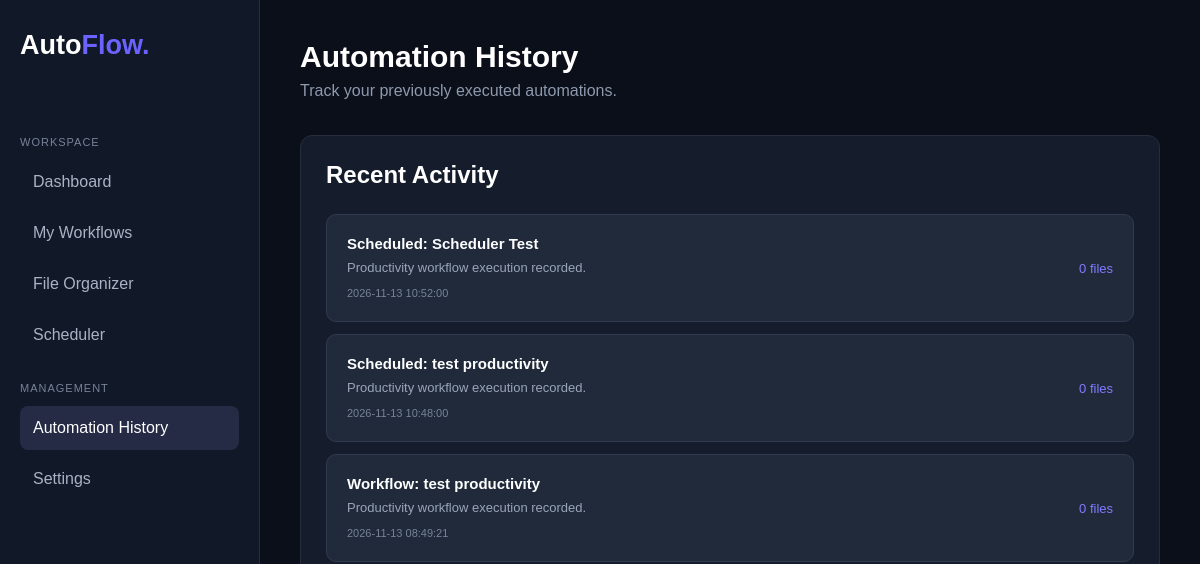
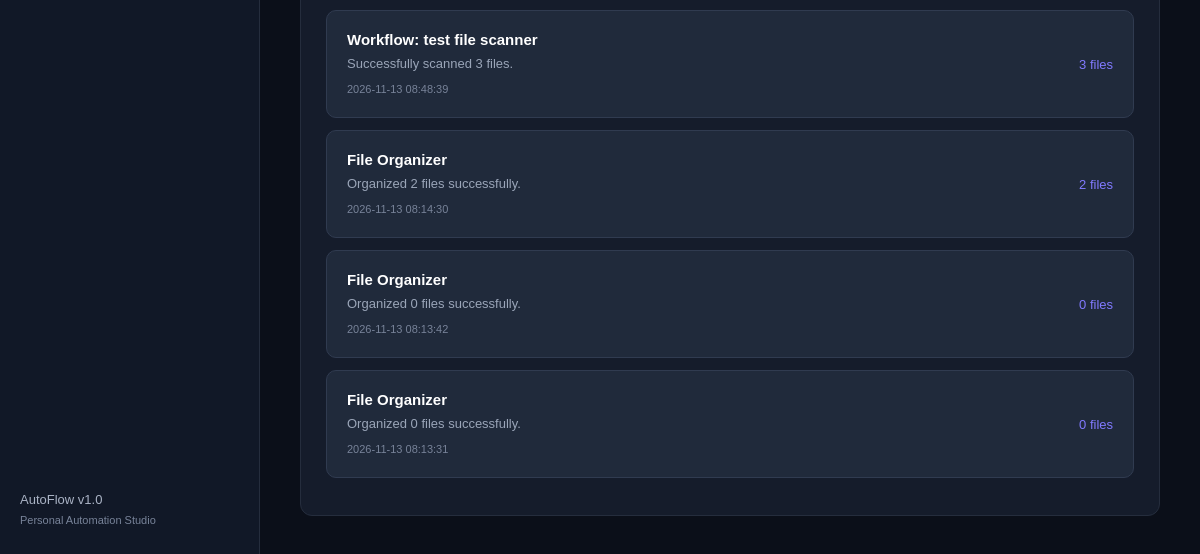
Before: /history with the older database file (2 pictures, top to bottom).
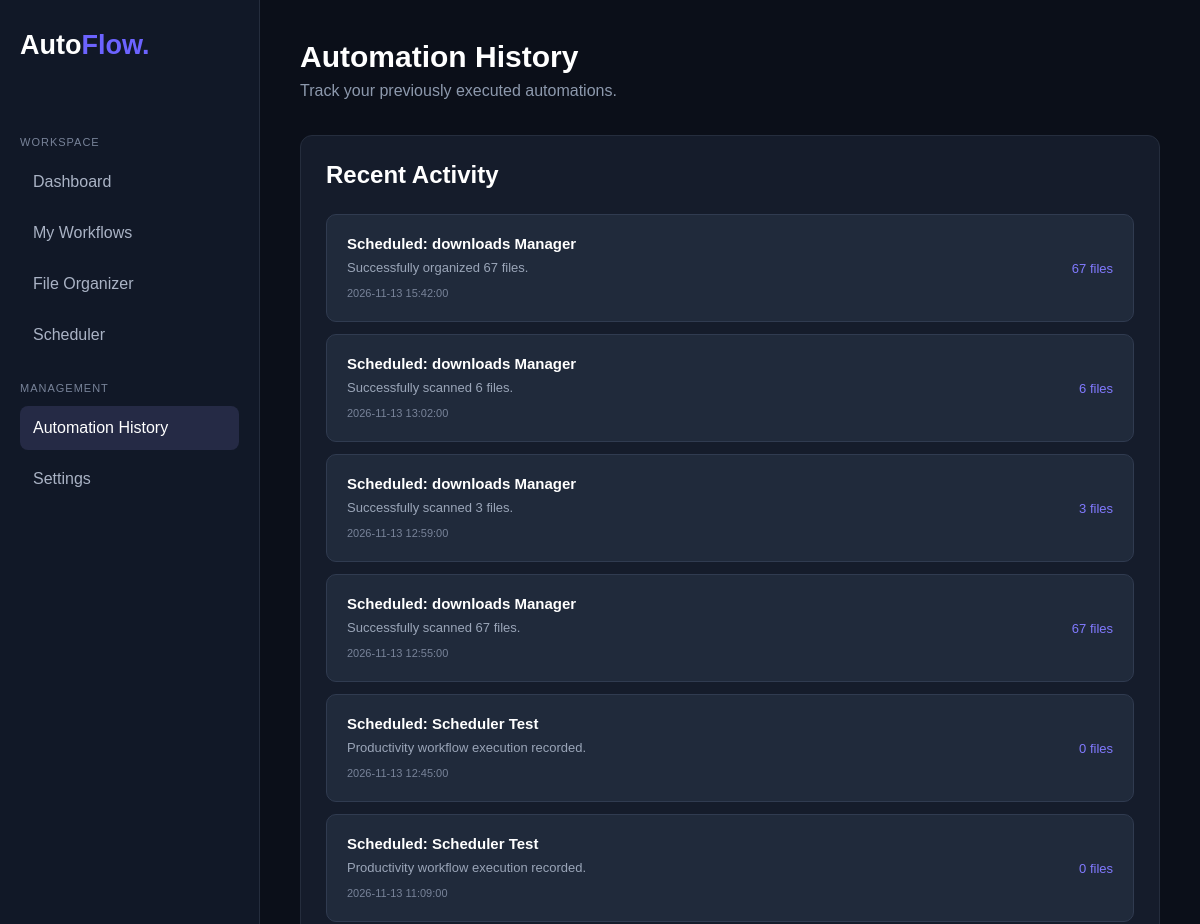
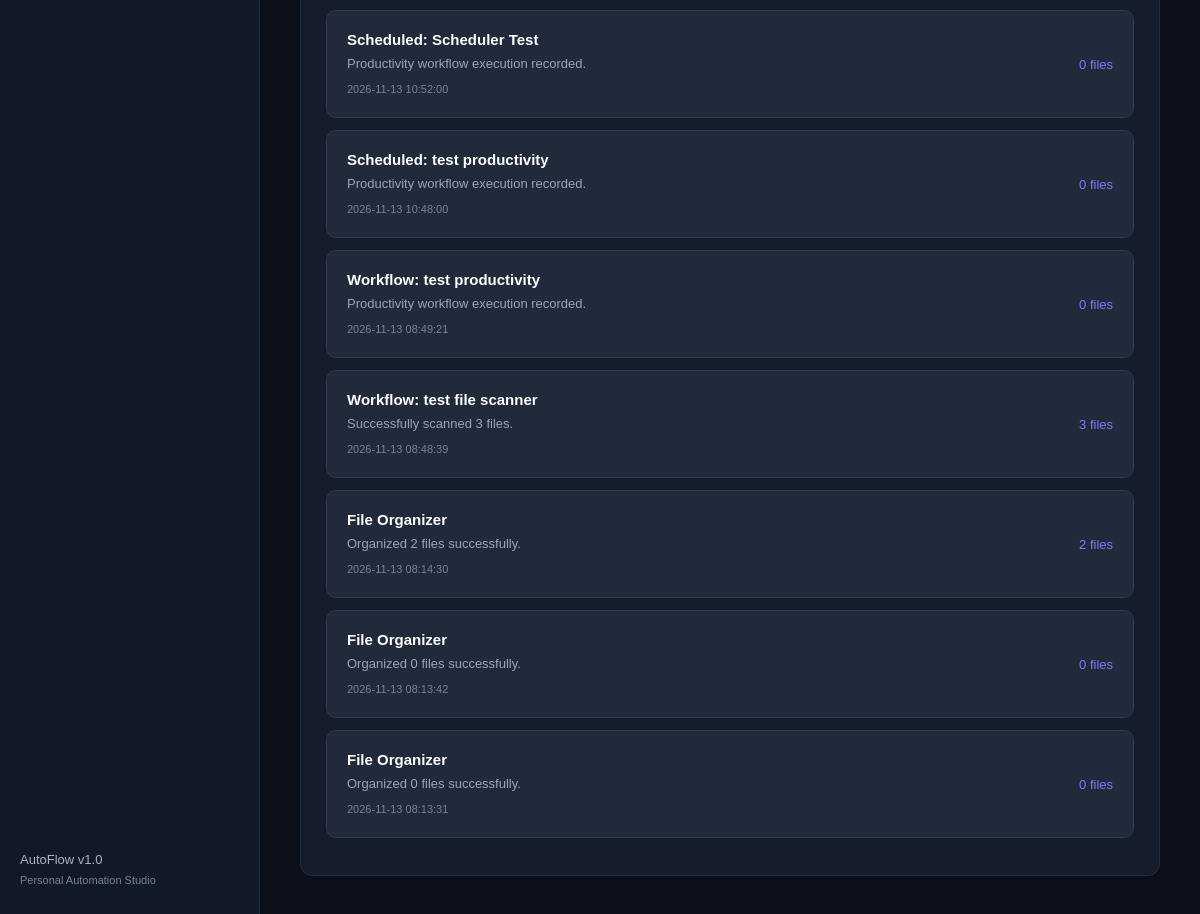
After: the same page with the newer database file (2 pictures, top to bottom).
### tables this page shows
CREATE TABLE history (
                id INTEGER PRIMARY KEY AUTOINCREMENT,
                action TEXT NOT NULL,
                details TEXT NOT NULL,
                files_moved INTEGER DEFAULT 0,
                created_at TIMESTAMP DEFAULT CURRENT_TIMESTAMP
            );

### app.py (the view)
@app.route("/history")
def history_page():
    history = get_history()
    return render_template(
        "history.html",
        history=history
    )

### storage.py (called while the page is built)
def get_connection():
    connection = sqlite3.connect(DATABASE_PATH)
    connection.row_factory = sqlite3.Row
    return connection

def get_history():
    with get_connection() as connection:
        rows = connection.execute(
            "SELECT * FROM history ORDER BY id DESC"
        ).fetchall()
    return [dict(row) for row in rows]

### templates/history.html (shortened to what this page needs)
<!DOCTYPE html>
<html lang="en">
<head>
    <link rel="stylesheet"
          href="{{ url_for('static', filename='css/style.css') }}">
</head>
<body>
<div class="app-container">
    <aside class="sidebar">
        <div class="logo">
            <h2>Auto<span>Flow.</span></h2>
        </div>
        <nav>
            <p class="nav-heading">WORKSPACE</p>
            <a href="/" class="nav-link">Dashboard</a>
            <a href="/workflows" class="nav-link">My Workflows</a>
            <a href="/organizer" class="nav-link">File Organizer</a>
            <a href="#" class="nav-link">Scheduler</a>
            <p class="nav-heading">MANAGEMENT</p>
            <a href="/history" class="nav-link active">
                Automation History
            </a>
            <a href="#" class="nav-link">Settings</a>
        </nav>
        <div class="sidebar-bottom">
            <p>AutoFlow v1.0</p>
            <span>Personal Automation Studio</span>
        </div>
    </aside>
    <main class="main-content">
        <header class="topbar">
            <div>
                <h1>Automation History</h1>
                <p>Track your previously executed automations.</p>
            </div>
        </header>
        <section class="panel">
            <div class="panel-heading">
                <h2>Recent Activity</h2>
            </div>
            {% if history %}
                {% for item in history %}
                <div class="history-item">
                    <div class="history-info">
                        <h3>{{ item.action }}</h3>
                        <p>{{ item.details }}</p>
                        <span>{{ item.created_at }}</span>
                    </div>
                    <div class="history-count">
                        {{ item.files_moved }} files
                    </div>
                </div>
                {% endfor %}
            {% else %}
                <div class="empty-state">
                    <h3>No activity yet</h3>
                    <p>Your automation history will appear here.</p>
                </div>
            {% endif %}
        </section>
    </main>
</div>
</body>
</html>

### static/css/style.css (style rules this page uses)
* { margin: 0; padding: 0; box-sizing: border-box; }
body { font-family: Arial, sans-serif; background: #0b0f19; color: #ffffff; }
.app-container { display: flex; min-height: 100vh; }
.sidebar { width: 250px; background: #111827; padding: 30px 20px; display: flex; flex-direction: column; border-right: 1px solid #252d3d; }
.logo { margin-bottom: 50px; }
.logo h2 { font-size: 27px; }
.logo span { color: #6c63ff; }
.nav-heading { font-size: 11px; color: #788399; margin: 25px 0 12px; letter-spacing: 1px; }
.nav-link { display: block; text-decoration: none; color: #aab3c5; padding: 13px; margin-bottom: 7px; border-radius: 8px; transition: 0.2s; }
.nav-link:hover, .nav-link.active { background: #252a45; color: #ffffff; }
.sidebar-bottom { margin-top: auto; color: #aab3c5; font-size: 13px; }
.sidebar-bottom span { display: block; margin-top: 7px; color: #788399; font-size: 11px; }
.main-content { flex: 1; padding: 40px; }
.topbar { display: flex; justify-content: space-between; align-items: center; margin-bottom: 35px; }
.topbar h1 { font-size: 30px; margin-bottom: 8px; }
.topbar p { color: #8d99ad; }
.panel { background: #151c2b; padding: 25px; border: 1px solid #252d3d; border-radius: 12px; min-height: 280px; }
.panel-heading { display: flex; justify-content: space-between; margin-bottom: 25px; }
.history-item { display: flex; justify-content: space-between; align-items: center; gap: 15px; background: #202a3b; border: 1px solid #303b50; padding: 20px; border-radius: 10px; margin-bottom: 12px; }
.history-info h3 { font-size: 15px; margin-bottom: 8px; }
.history-info p { color: #9aa5b8; font-size: 13px; margin-bottom: 8px; }
.history-info span { color: #788399; font-size: 11px; }
.history-count { color: #817aff; font-size: 13px; white-space: nowrap; }
.sidebar { width: 260px; min-width: 260px; min-height: 100vh; background: #111827; padding: 30px 20px; display: flex; flex-direction: column; border-right: 1px solid #252d3d; flex-shrink: 0; }
.main-content { flex: 1; min-width: 0; padding: 40px; overflow-x: hidden; }

Changed rows visible on the page:
added history: action "Scheduled: downloads Manager", details "Successfully organized 67 files.", created_at "2026-11-13 15:42:00", files_moved "67"
added history: action "Scheduled: downloads Manager", details "Successfully scanned 6 files.", created_at "2026-11-13 13:02:00", files_moved "6"
added history: action "Scheduled: downloads Manager", details "Successfully scanned 3 files.", created_at "2026-11-13 12:59:00", files_moved "3"
added history: action "Scheduled: downloads Manager", details "Successfully scanned 67 files.", created_at "2026-11-13 12:55:00", files_moved "67"
added history: action "Scheduled: Scheduler Test", details "Productivity workflow execution recorded.", created_at "2026-11-13 12:45:00", files_moved "0"
added history: action "Scheduled: Scheduler Test", details "Productivity workflow execution recorded.", created_at "2026-11-13 11:09:00", files_moved "0"
